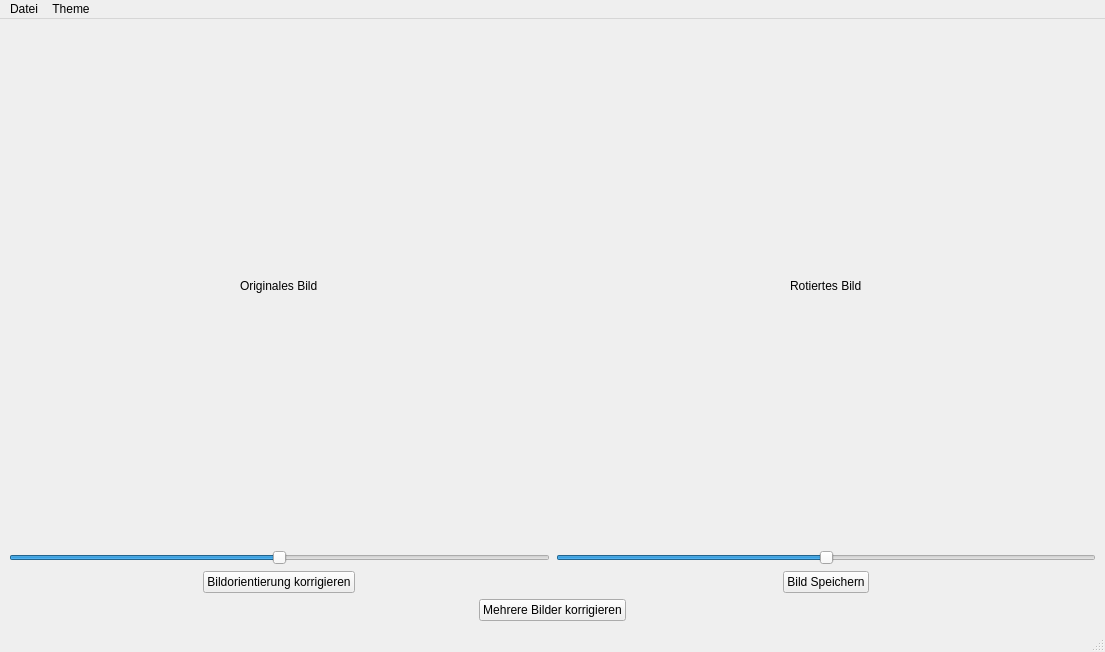
<?xml version="1.0" encoding="UTF-8"?>
<ui version="4.0">
 <class>MainWindow</class>
 <widget class="QMainWindow" name="MainWindow">
  <property name="geometry">
   <rect>
    <x>0</x>
    <y>0</y>
    <width>1105</width>
    <height>652</height>
   </rect>
  </property>
  <property name="windowTitle">
   <string>Bildorientierung korrigieren</string>
  </property>
  <widget class="QWidget" name="centralwidget">
   <layout class="QVBoxLayout" name="verticalLayout_3">
    <item>
     <layout class="QHBoxLayout" name="horizontalLayout">
      <item>
       <layout class="QVBoxLayout" name="verticalLayout">
        <item alignment="Qt::AlignHCenter|Qt::AlignVCenter">
         <widget class="QLabel" name="original_label">
          <property name="layoutDirection">
           <enum>Qt::LeftToRight</enum>
          </property>
          <property name="text">
           <string>Originales Bild</string>
          </property>
          <property name="alignment">
           <set>Qt::AlignLeading|Qt::AlignLeft|Qt::AlignTop</set>
          </property>
         </widget>
        </item>
        <item>
         <widget class="QSlider" name="horizontalSlider">
          <property name="minimum">
           <number>-180</number>
          </property>
          <property name="maximum">
           <number>180</number>
          </property>
          <property name="orientation">
           <enum>Qt::Horizontal</enum>
          </property>
         </widget>
        </item>
        <item alignment="Qt::AlignHCenter">
         <widget class="QPushButton" name="correct_rotation_button">
          <property name="text">
           <string>Bildorientierung korrigieren</string>
          </property>
         </widget>
        </item>
       </layout>
      </item>
      <item>
       <layout class="QVBoxLayout" name="verticalLayout_2">
        <item alignment="Qt::AlignHCenter">
         <widget class="QLabel" name="rotated_label">
          <property name="text">
           <string>Rotiertes Bild</string>
          </property>
         </widget>
        </item>
        <item>
         <widget class="QSlider" name="horizontalSlider_2">
          <property name="minimum">
           <number>-180</number>
          </property>
          <property name="maximum">
           <number>180</number>
          </property>
          <property name="orientation">
           <enum>Qt::Horizontal</enum>
          </property>
         </widget>
        </item>
        <item alignment="Qt::AlignHCenter">
         <widget class="QPushButton" name="save_button">
          <property name="text">
           <string>Bild Speichern</string>
          </property>
         </widget>
        </item>
       </layout>
      </item>
     </layout>
    </item>
    <item alignment="Qt::AlignHCenter">
     <widget class="QPushButton" name="autocorrectButton">
      <property name="autoFillBackground">
       <bool>false</bool>
      </property>
      <property name="styleSheet">
       <string notr="true"/>
      </property>
      <property name="text">
       <string>Mehrere Bilder korrigieren</string>
      </property>
      <property name="iconSize">
       <size>
        <width>16</width>
        <height>20</height>
       </size>
      </property>
     </widget>
    </item>
   </layout>
  </widget>
  <widget class="QMenuBar" name="menubar">
   <property name="geometry">
    <rect>
     <x>0</x>
     <y>0</y>
     <width>1105</width>
     <height>22</height>
    </rect>
   </property>
   <widget class="QMenu" name="menuDatei">
    <property name="title">
     <string>Datei</string>
    </property>
    <addaction name="open_button"/>
   </widget>
   <widget class="QMenu" name="menuTheme">
    <property name="title">
     <string>Theme</string>
    </property>
    <addaction name="actionDark_mode"/>
    <addaction name="actionLight_mode"/>
    <addaction name="actionAuto"/>
   </widget>
   <addaction name="menuDatei"/>
   <addaction name="menuTheme"/>
  </widget>
  <widget class="QStatusBar" name="statusbar"/>
  <action name="open_button">
   <property name="text">
    <string>Bild Öffnen</string>
   </property>
  </action>
  <action name="actionDark_mode">
   <property name="text">
    <string>Dark</string>
   </property>
  </action>
  <action name="actionLight_mode">
   <property name="text">
    <string>Light</string>
   </property>
  </action>
  <action name="actionAuto">
   <property name="text">
    <string>Auto</string>
   </property>
  </action>
 </widget>
 <resources/>
 <connections/>
</ui>
